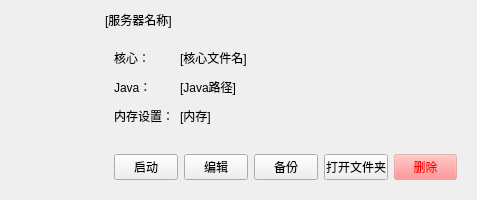
<?xml version="1.0" encoding="UTF-8"?>
<ui version="4.0">
 <class>singleServerManagerWidget</class>
 <widget class="CardWidget" name="singleServerManagerWidget">
  <property name="geometry">
   <rect>
    <x>0</x>
    <y>0</y>
    <width>477</width>
    <height>200</height>
   </rect>
  </property>
  <property name="sizePolicy">
   <sizepolicy hsizetype="Expanding" vsizetype="Fixed">
    <horstretch>0</horstretch>
    <verstretch>0</verstretch>
   </sizepolicy>
  </property>
  <property name="minimumSize">
   <size>
    <width>200</width>
    <height>200</height>
   </size>
  </property>
  <property name="maximumSize">
   <size>
    <width>16777215</width>
    <height>16777215</height>
   </size>
  </property>
  <property name="windowTitle">
   <string/>
  </property>
  <layout class="QGridLayout" name="gridLayout">
   <item row="0" column="1">
    <widget class="SubtitleLabel" name="serverName">
     <property name="sizePolicy">
      <sizepolicy hsizetype="Expanding" vsizetype="Fixed">
       <horstretch>0</horstretch>
       <verstretch>0</verstretch>
      </sizepolicy>
     </property>
     <property name="text">
      <string>[服务器名称]</string>
     </property>
     <property name="wordWrap">
      <bool>true</bool>
     </property>
    </widget>
   </item>
   <item row="2" column="1" colspan="2">
    <widget class="QWidget" name="btnWidget" native="true">
     <property name="sizePolicy">
      <sizepolicy hsizetype="Expanding" vsizetype="Fixed">
       <horstretch>0</horstretch>
       <verstretch>0</verstretch>
      </sizepolicy>
     </property>
     <layout class="QHBoxLayout" name="horizontalLayout">
      <item>
       <widget class="PrimaryPushButton" name="selectBtn">
        <property name="text">
         <string>启动</string>
        </property>
       </widget>
      </item>
      <item>
       <widget class="PushButton" name="editBtn">
        <property name="text">
         <string>编辑</string>
        </property>
       </widget>
      </item>
      <item>
       <widget class="PushButton" name="backupBtn">
        <property name="text">
         <string>备份</string>
        </property>
       </widget>
      </item>
      <item>
       <widget class="PushButton" name="openDataFolderBtn">
        <property name="text">
         <string>打开文件夹</string>
        </property>
       </widget>
      </item>
      <item>
       <widget class="PushButton" name="deleteBtn">
        <property name="styleSheet">
         <string notr="true">PushButton, ToolButton, ToggleButton, ToggleToolButton {
    color: black;
    background: rgba(255, 255, 255, 0.7);
    border: 1px solid rgba(0, 0, 0, 0.073);
    border-bottom: 1px solid rgba(0, 0, 0, 0.183);
    border-radius: 5px;
    /* font: 14px 'Segoe UI', 'Microsoft YaHei'; */
    padding: 5px 12px 6px 12px;
    outline: none;
}

ToolButton {
    padding: 5px 9px 6px 8px;
}

PushButton[hasIcon=false] {
    padding: 5px 12px 6px 12px;
}

PushButton[hasIcon=true] {
    padding: 5px 12px 6px 36px;
}

DropDownToolButton, PrimaryDropDownToolButton {
    padding: 5px 31px 6px 8px;
}

DropDownPushButton[hasIcon=false],
PrimaryDropDownPushButton[hasIcon=false] {
    padding: 5px 31px 6px 12px;
}

DropDownPushButton[hasIcon=true],
PrimaryDropDownPushButton[hasIcon=true] {
    padding: 5px 31px 6px 36px;
}

PushButton:hover, ToolButton:hover, ToggleButton:hover, ToggleToolButton:hover {
    background: rgba(249, 249, 249, 0.5);
}

PushButton:pressed, ToolButton:pressed, ToggleButton:pressed, ToggleToolButton:pressed {
    color: rgba(0, 0, 0, 0.63);
    background: rgba(249, 249, 249, 0.3);
    border-bottom: 1px solid rgba(0, 0, 0, 0.073);
}

PushButton:disabled, ToolButton:disabled, ToggleButton:disabled, ToggleToolButton:disabled {
    color: rgba(0, 0, 0, 0.36);
    background: rgba(249, 249, 249, 0.3);
    border: 1px solid rgba(0, 0, 0, 0.06);
    border-bottom: 1px solid rgba(0, 0, 0, 0.06);
}


PrimaryPushButton,
PrimaryToolButton,
ToggleButton:checked,
ToggleToolButton:checked {
    color: white;
    background-color: #009faa;
    border: 1px solid #00a7b3;
    border-bottom: 1px solid #007780;
}

PrimaryPushButton:hover,
PrimaryToolButton:hover,
ToggleButton:checked:hover,
ToggleToolButton:checked:hover {
    background-color: #00a7b3;
    border: 1px solid #2daab3;
    border-bottom: 1px solid #007780;
}

PrimaryPushButton:pressed,
PrimaryToolButton:pressed,
ToggleButton:checked:pressed,
ToggleToolButton:checked:pressed {
    color: rgba(255, 255, 255, 0.63);
    background-color: #3eabb3;
    border: 1px solid #3eabb3;
}

PrimaryPushButton:disabled,
PrimaryToolButton:disabled,
ToggleButton:checked:disabled,
ToggleToolButton:checked:disabled {
    color: rgba(255, 255, 255, 0.9);
    background-color: rgb(205, 205, 205);
    border: 1px solid rgb(205, 205, 205);
}

SplitDropButton,
PrimarySplitDropButton {
    border-left: none;
    border-top-left-radius: 0;
    border-bottom-left-radius: 0;
}

#splitPushButton,
#splitToolButton,
#primarySplitPushButton,
#primarySplitToolButton {
    border-top-right-radius: 0;
    border-bottom-right-radius: 0;
}

#splitPushButton:pressed,
#splitToolButton:pressed,
SplitDropButton:pressed {
    border-bottom: 1px solid rgba(0, 0, 0, 0.183);
}

PrimarySplitDropButton:pressed {
    border-bottom: 1px solid #007780;
}

#primarySplitPushButton, #primarySplitToolButton {
    border-right: 1px solid #3eabb3;
}

#primarySplitPushButton:pressed, #primarySplitToolButton:pressed {
    border-bottom: 1px solid #007780;
}

HyperlinkButton {
    /* font: 14px 'Segoe UI', 'Microsoft YaHei'; */
    padding: 6px 12px 6px 12px;
    color: #009faa;
    border: none;
    border-radius: 6px;
    background-color: transparent;
}

HyperlinkButton:hover {
    background-color: rgba(0, 0, 0, 15);
}

HyperlinkButton:pressed {
    background-color: rgba(0, 0, 0, 7);
}

HyperlinkButton:disabled {
    color: rgba(0, 0, 0, 0.43)
}


RadioButton {
    min-height: 24px;
    max-height: 24px;
    background-color: transparent;
    font: 14px 'Segoe UI', 'Microsoft YaHei', 'PingFang SC';
    color: black;
}

RadioButton::indicator {
    width: 18px;
    height: 18px;
    border-radius: 11px;
    border: 2px solid #999999;
    background-color: rgba(0, 0, 0, 5);
    margin-right: 4px;
}

RadioButton::indicator:hover {
    background-color: rgba(0, 0, 0, 0);
}

RadioButton::indicator:pressed {
    border: 2px solid #bbbbbb;
    background-color: qradialgradient(spread:pad, cx:0.5, cy:0.5, radius:0.5, fx:0.5, fy:0.5,
            stop:0 rgb(255, 255, 255),
            stop:0.5 rgb(255, 255, 255),
            stop:0.6 rgb(225, 224, 223),
            stop:1 rgb(225, 224, 223));
}

RadioButton::indicator:checked {
    height: 22px;
    width: 22px;
    border: none;
    border-radius: 11px;
    background-color: qradialgradient(spread:pad, cx:0.5, cy:0.5, radius:0.5, fx:0.5, fy:0.5,
            stop:0 rgb(255, 255, 255),
            stop:0.5 rgb(255, 255, 255),
            stop:0.6 #009faa,
            stop:1 #009faa);
}

RadioButton::indicator:checked:hover {
    background-color: qradialgradient(spread:pad, cx:0.5, cy:0.5, radius:0.5, fx:0.5, fy:0.5,
            stop:0 rgb(255, 255, 255),
            stop:0.6 rgb(255, 255, 255),
            stop:0.7 #009faa,
            stop:1 #009faa);
}

RadioButton::indicator:checked:pressed {
    background-color: qradialgradient(spread:pad, cx:0.5, cy:0.5, radius:0.5, fx:0.5, fy:0.5,
            stop:0 rgb(255, 255, 255),
            stop:0.5 rgb(255, 255, 255),
            stop:0.6 #009faa,
            stop:1 #009faa);
}

RadioButton:disabled {
    color: rgba(0, 0, 0, 110);
}

RadioButton::indicator:disabled {
    border: 2px solid #bbbbbb;
    background-color: transparent;
}

RadioButton::indicator:disabled:checked {
    border: none;
    background-color: qradialgradient(spread:pad, cx:0.5, cy:0.5, radius:0.5, fx:0.5, fy:0.5,
            stop:0 rgb(255, 255, 255),
            stop:0.5 rgb(255, 255, 255),
            stop:0.6 rgba(0, 0, 0, 0.2169),
            stop:1 rgba(0, 0, 0, 0.2169));
}

TransparentToolButton,
TransparentToggleToolButton,
TransparentDropDownToolButton,
TransparentPushButton,
TransparentDropDownPushButton,
TransparentTogglePushButton {
    background-color: transparent;
    border: none;
    border-radius: 5px;
    margin: 0;
}

TransparentToolButton:hover,
TransparentToggleToolButton:hover,
TransparentDropDownToolButton:hover,
TransparentPushButton:hover,
TransparentDropDownPushButton:hover,
TransparentTogglePushButton:hover {
    background-color: rgba(0, 0, 0, 9);
    border: none;
}

TransparentToolButton:pressed,
TransparentToggleToolButton:pressed,
TransparentDropDownToolButton:pressed,
TransparentPushButton:pressed,
TransparentDropDownPushButton:pressed,
TransparentTogglePushButton:pressed {
    background-color: rgba(0, 0, 0, 6);
    border: none;
}

TransparentToolButton:disabled,
TransparentToggleToolButton:disabled,
TransparentDropDownToolButton:disabled,
TransprentPushButton:disabled,
TransparentDropDownPushButton:disabled,
TransprentTogglePushButton:disabled {
    background-color: transparent;
    border: none;
}


PillPushButton,
PillPushButton:hover,
PillPushButton:pressed,
PillPushButton:disabled,
PillPushButton:checked,
PillPushButton:checked:hover,
PillPushButton:checked:pressed,
PillPushButton:disabled:checked,
PillToolButton,
PillToolButton:hover,
PillToolButton:pressed,
PillToolButton:disabled,
PillToolButton:checked,
PillToolButton:checked:hover,
PillToolButton:checked:pressed,
PillToolButton:disabled:checked {
    background-color: transparent;
    border: none;
}
QPushButton {
	background-color: rgba(255, 117, 117, 30%);
	color: rgb(255, 0, 0)
}
QPushButton:hover {
	background-color: rgba(255, 117, 117, 30%);
	color: rgb(255, 0, 0)
}</string>
        </property>
        <property name="text">
         <string>删除</string>
        </property>
       </widget>
      </item>
     </layout>
    </widget>
   </item>
   <item row="1" column="1">
    <widget class="QWidget" name="serverInfoWidget" native="true">
     <property name="sizePolicy">
      <sizepolicy hsizetype="Expanding" vsizetype="Expanding">
       <horstretch>0</horstretch>
       <verstretch>0</verstretch>
      </sizepolicy>
     </property>
     <property name="minimumSize">
      <size>
       <width>100</width>
       <height>70</height>
      </size>
     </property>
     <layout class="QGridLayout" name="gridLayout_2">
      <item row="0" column="0">
       <widget class="StrongBodyLabel" name="coreFileNameTitle">
        <property name="sizePolicy">
         <sizepolicy hsizetype="Fixed" vsizetype="Fixed">
          <horstretch>0</horstretch>
          <verstretch>0</verstretch>
         </sizepolicy>
        </property>
        <property name="text">
         <string>核心：</string>
        </property>
       </widget>
      </item>
      <item row="2" column="0">
       <widget class="StrongBodyLabel" name="memTitle">
        <property name="sizePolicy">
         <sizepolicy hsizetype="Fixed" vsizetype="Fixed">
          <horstretch>0</horstretch>
          <verstretch>0</verstretch>
         </sizepolicy>
        </property>
        <property name="text">
         <string>内存设置：</string>
        </property>
       </widget>
      </item>
      <item row="2" column="1">
       <widget class="BodyLabel" name="mem">
        <property name="sizePolicy">
         <sizepolicy hsizetype="Expanding" vsizetype="Fixed">
          <horstretch>0</horstretch>
          <verstretch>0</verstretch>
         </sizepolicy>
        </property>
        <property name="text">
         <string>[内存]</string>
        </property>
       </widget>
      </item>
      <item row="0" column="1">
       <widget class="BodyLabel" name="coreFileName">
        <property name="sizePolicy">
         <sizepolicy hsizetype="Expanding" vsizetype="Fixed">
          <horstretch>0</horstretch>
          <verstretch>0</verstretch>
         </sizepolicy>
        </property>
        <property name="text">
         <string>[核心文件名]</string>
        </property>
       </widget>
      </item>
      <item row="1" column="0">
       <widget class="StrongBodyLabel" name="javaPathTitle">
        <property name="sizePolicy">
         <sizepolicy hsizetype="Fixed" vsizetype="Fixed">
          <horstretch>0</horstretch>
          <verstretch>0</verstretch>
         </sizepolicy>
        </property>
        <property name="text">
         <string>Java：</string>
        </property>
       </widget>
      </item>
      <item row="1" column="1">
       <widget class="BodyLabel" name="javaPath">
        <property name="sizePolicy">
         <sizepolicy hsizetype="Expanding" vsizetype="Fixed">
          <horstretch>0</horstretch>
          <verstretch>0</verstretch>
         </sizepolicy>
        </property>
        <property name="text">
         <string>[Java路径]</string>
        </property>
       </widget>
      </item>
     </layout>
    </widget>
   </item>
   <item row="0" column="0" rowspan="3">
    <widget class="QWidget" name="widget" native="true">
     <layout class="QVBoxLayout" name="verticalLayout">
      <item>
       <widget class="PixmapLabel" name="Icon">
        <property name="sizePolicy">
         <sizepolicy hsizetype="Fixed" vsizetype="Fixed">
          <horstretch>0</horstretch>
          <verstretch>0</verstretch>
         </sizepolicy>
        </property>
        <property name="minimumSize">
         <size>
          <width>70</width>
          <height>70</height>
         </size>
        </property>
        <property name="maximumSize">
         <size>
          <width>70</width>
          <height>70</height>
         </size>
        </property>
        <property name="styleSheet">
         <string notr="true"/>
        </property>
       </widget>
      </item>
      <item>
       <spacer name="verticalSpacer">
        <property name="orientation">
         <enum>Qt::Vertical</enum>
        </property>
        <property name="sizeHint" stdset="0">
         <size>
          <width>20</width>
          <height>40</height>
         </size>
        </property>
       </spacer>
      </item>
     </layout>
    </widget>
   </item>
  </layout>
 </widget>
 <customwidgets>
  <customwidget>
   <class>PushButton</class>
   <extends>QPushButton</extends>
   <header>qfluentwidgets</header>
  </customwidget>
  <customwidget>
   <class>PrimaryPushButton</class>
   <extends>PushButton</extends>
   <header>qfluentwidgets</header>
  </customwidget>
  <customwidget>
   <class>PixmapLabel</class>
   <extends>QLabel</extends>
   <header>qfluentwidgets</header>
  </customwidget>
  <customwidget>
   <class>CardWidget</class>
   <extends>QFrame</extends>
   <header>qfluentwidgets</header>
   <container>1</container>
  </customwidget>
  <customwidget>
   <class>BodyLabel</class>
   <extends>QLabel</extends>
   <header>qfluentwidgets</header>
  </customwidget>
  <customwidget>
   <class>StrongBodyLabel</class>
   <extends>QLabel</extends>
   <header>qfluentwidgets</header>
  </customwidget>
  <customwidget>
   <class>SubtitleLabel</class>
   <extends>QLabel</extends>
   <header>qfluentwidgets</header>
  </customwidget>
 </customwidgets>
 <resources/>
 <connections/>
</ui>
